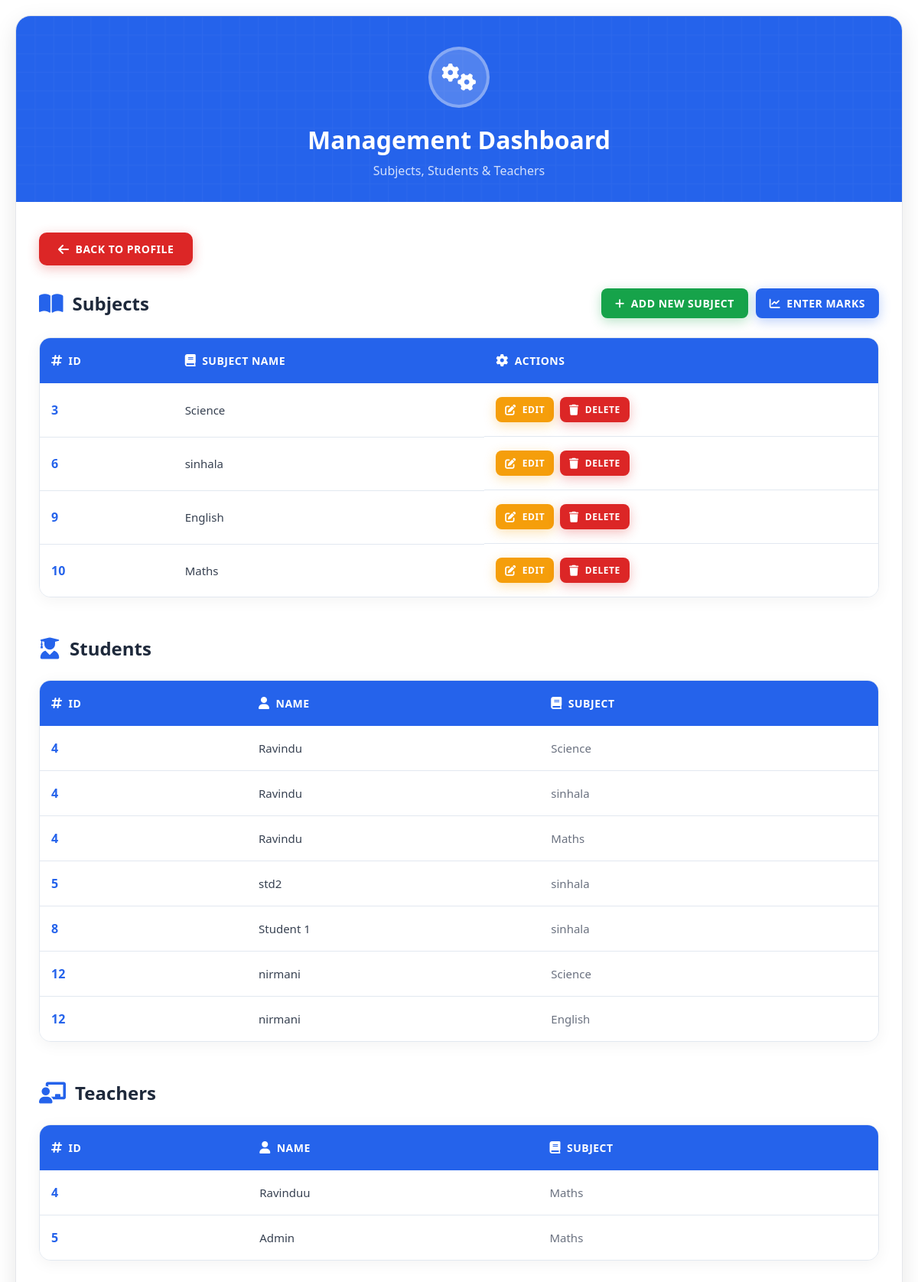
Screenshot of /subject_management/subject_list.php (signed in) with the database file from the repository.
### tables this page shows
CREATE TABLE `subjects` (
  `subject_id` int NOT NULL AUTO_INCREMENT,
  `subject_name` varchar(100) NOT NULL,
  PRIMARY KEY (`subject_id`)
);

CREATE TABLE `students` (
  `id` int NOT NULL AUTO_INCREMENT,
  `name` varchar(100) DEFAULT NULL,
  `age` int DEFAULT NULL,
  `grade` varchar(10) DEFAULT NULL,
  `email` varchar(100) DEFAULT NULL,
  PRIMARY KEY (`id`),
  UNIQUE KEY `email` (`email`),
  UNIQUE KEY `email_2` (`email`)
);

CREATE TABLE `teachers` (
  `id` int NOT NULL AUTO_INCREMENT,
  `name` varchar(100) DEFAULT NULL,
  `age` int DEFAULT NULL,
  `subject` varchar(100) DEFAULT NULL,
  `email` varchar(100) DEFAULT NULL,
  `password` varchar(255) DEFAULT NULL,
  `profile_picture` varchar(255) DEFAULT NULL,
  `phone` varchar(15) DEFAULT NULL,
  `address` varchar(255) DEFAULT NULL,
  `bio` text,
  PRIMARY KEY (`id`),
  UNIQUE KEY `email` (`email`)
);

### subject_management/subject_list.php (the view, shortened to what this page needs)
<?php
include '../config/dbConnection.php';
$subjects = $conn->query("SELECT * FROM subjects ORDER BY subject_id ASC");
$students = $conn->query("
    SELECT s.id AS student_id, s.name AS student_name, sub.subject_name
    FROM students s
    LEFT JOIN enrollments e ON s.id = e.student_id
    LEFT JOIN subjects sub ON e.subject_id = sub.subject_id
    ORDER BY s.id ASC
");
$teachers = $conn->query("
    SELECT t.id AS teacher_id, t.name AS teacher_name, sub.subject_name
    FROM teachers t
    LEFT JOIN subjects sub ON t.subject = sub.subject_name
    ORDER BY t.id ASC
");
?>
<!DOCTYPE html>
<html lang="en">
<head>
    <link href="https://cdnjs.cloudflare.com/ajax/libs/font-awesome/6.0.0/css/all.min.css" rel="stylesheet">
</head>
<body>
    <div class="container">
        <div class="header">
            <div class="header-icon">
                <i class="fas fa-cogs"></i>
            </div>
            <h1 class="header-title">Management Dashboard</h1>
            <p class="header-subtitle">Subjects, Students & Teachers</p>
        </div>
        <div class="content">
            <a href="../teacher_management/teachers_profile.php" class="back-btn">
                <i class="fas fa-arrow-left"></i>
                Back to Profile
            </a>
            <div class="section">
                <div class="section-header">
                    <h2 class="section-title"><i class="fas fa-book-open"></i> Subjects</h2>
                    <?php if ($_SESSION['role'] === 'teacher'): ?>
                    <div class="action-buttons">
                        <a href="add_subject.php" class="btn btn-add"><i class="fas fa-plus"></i> Add New Subject</a>
                        <a href="../marks_management/marks.php" class="btn btn-marks"><i class="fas fa-chart-line"></i> Enter Marks</a>
                    </div>
                    <?php endif; ?>
                </div>
                <?php if ($subjects->num_rows > 0): ?>
                <div class="table-container">
                    <table>
                        <thead>
                            <tr>
                                <th><i class="fas fa-hashtag"></i>ID</th>
                                <th><i class="fas fa-book"></i>Subject Name</th>
                                <?php if ($_SESSION['role'] === 'teacher') echo '<th><i class="fas fa-cog"></i>Actions</th>'; ?>
                            </tr>
                        </thead>
                        <tbody>
                            <?php while ($row = $subjects->fetch_assoc()): ?>
                            <tr>
                                <td class="id-cell"><?php echo $row['subject_id']; ?></td>
                                <td class="name-cell"><?php echo htmlspecialchars($row['subject_name']); ?></td>
                                <?php if ($_SESSION['role'] === 'teacher'): ?>
                                <td class="actions-cell">
                                    <a href="edit_subject.php?id=<?php echo $row['subject_id']; ?>" class="btn btn-edit"><i class="fas fa-edit"></i> Edit</a>
                                    <a href="subject_list.php?delete_id=<?php echo $row['subject_id']; ?>" class="btn btn-delete" onclick="return confirm('Are you sure you want to delete this subject?');"><i class="fas fa-trash"></i> Delete</a>
                                </td>
                                <?php endif; ?>
                            </tr>
                            <?php endwhile; ?>
                        </tbody>
                    </table>
                </div>
                <?php endif; ?>
            </div>
            <div class="section">
                <div class="section-header">
                    <h2 class="section-title"><i class="fas fa-user-graduate"></i> Students</h2>
                </div>
                <?php if ($students->num_rows > 0): ?>
                <div class="table-container">
                    <table>
                        <thead>
                            <tr>
                                <th><i class="fas fa-hashtag"></i>ID</th>
                                <th><i class="fas fa-user"></i>Name</th>
                                <th><i class="fas fa-book"></i>Subject</th>
                            </tr>
                        </thead>
                        <tbody>
                            <?php while ($row = $students->fetch_assoc()): ?>
                            <tr>
                                <td class="id-cell"><?php echo $row['student_id']; ?></td>
                                <td class="name-cell"><?php echo htmlspecialchars($row['student_name']); ?></td>
                                <td class="subject-cell"><?php echo htmlspecialchars($row['subject_name'] ?? 'Not Enrolled'); ?></td>
                            </tr>
                            <?php endwhile; ?>
                        </tbody>
                    </table>
                </div>
                <?php endif; ?>
            </div>
            <div class="section">
                <div class="section-header">
                    <h2 class="section-title"><i class="fas fa-chalkboard-teacher"></i> Teachers</h2>
                </div>
                <?php if ($teachers->num_rows > 0): ?>
                <div class="table-container">
                    <table>
                        <thead>
                            <tr>
                                <th><i class="fas fa-hashtag"></i>ID</th>
                                <th><i class="fas fa-user"></i>Name</th>
                                <th><i class="fas fa-book"></i>Subject</th>
                            </tr>
                        </thead>
                        <tbody>
                            <?php while ($row = $teachers->fetch_assoc()): ?>
                            <tr>
                                <td class="id-cell"><?php echo $row['teacher_id']; ?></td>
                                <td class="name-cell"><?php echo htmlspecialchars($row['teacher_name']); ?></td>
                                <td class="subject-cell"><?php echo htmlspecialchars($row['subject_name'] ?? 'No Subject Assigned'); ?></td>
                            </tr>
                            <?php endwhile; ?>
                        </tbody>
                    </table>
                </div>
                <?php endif; ?>
            </div>
        </div>
    </div>
</body>
</html>

### subject_management/subject_list.php (style rules this page uses)
* { margin:0; padding:0; box-sizing:border-box; }
body { font-family: 'Segoe UI', Tahoma, Geneva, Verdana, sans-serif; background:#ffffff; min-height:100vh; padding:20px; }
.container { max-width:1200px; margin:0 auto; background:white; border-radius:20px; box-shadow:0 10px 30px rgba(0,0,0,0.1); border:1px solid #e5e7eb; overflow:hidden; position:relative; animation:fadeInUp 0.6s ease-out; }
.header { background:#2563eb; padding:40px 30px 30px; text-align:center; position:relative; }
.header::before { content:''; position:absolute; top:0; left:0; right:0; bottom:0; opacity:0.3; }
.header-icon { width:80px; height:80px; background:rgba(255,255,255,0.2); border-radius:50%; display:flex; align-items:center; justify-content:center; margin:0 auto 20px; position:relative; z-index:1; border:4px solid rgba(255,255,255,0.3); }
.header-icon i { font-size:36px; color:white; }
.header-title { color:white; font-size:32px; font-weight:600; margin-bottom:8px; position:relative; z-index:1; }
.header-subtitle { color:rgba(255,255,255,0.8); font-size:16px; position:relative; z-index:1; }
.content { padding:40px 30px; }
.section { margin-bottom:50px; animation:slideInLeft 0.5s ease-out; animation-fill-mode:both; }
.section:nth-child(2) { animation-delay:0.3s; }
.section:nth-child(3) { animation-delay:0.5s; }
.section-header { display:flex; align-items:center; justify-content:space-between; margin-bottom:25px; flex-wrap:wrap; gap:15px; }
.section-title { font-size:24px; font-weight:600; color:#1e293b; display:flex; align-items:center; }
.section-title i { margin-right:12px; color:#2563eb; font-size:28px; }
.action-buttons { display:flex; gap:10px; flex-wrap:wrap; }
.btn { display:inline-flex; align-items:center; padding:10px 18px; border-radius:8px; text-decoration:none; font-weight:600; font-size:14px; text-transform:uppercase; letter-spacing:0.5px; transition:all 0.3s ease; position:relative; overflow:hidden; }
.btn i { margin-right:8px; font-size:14px; }
.btn-add { background:#16a34a; color:white; box-shadow:0 4px 15px rgba(22,163,74,0.3); }
.btn-marks { background:#2563eb; color:white; box-shadow:0 4px 15px rgba(37,99,235,0.3); }
.btn-edit { background:#f59e0b; color:white; box-shadow:0 4px 15px rgba(245,158,11,0.3); padding:8px 12px; font-size:12px; }
.btn-delete { background:#dc2626; color:white; box-shadow:0 4px 15px rgba(220,38,38,0.3); padding:8px 12px; font-size:12px; }
.btn::before { content:''; position:absolute; top:0; left:-100%; width:100%; height:100%; background:linear-gradient(90deg, transparent, rgba(255,255,255,0.2), transparent); transition:left 0.6s ease; }
.back-btn { display:inline-flex; align-items:center; padding:12px 25px; background:#dc2626; color:white; text-decoration:none; border-radius:10px; font-weight:600; font-size:14px; text-transform:uppercase; letter-spacing:0.5px; transition:all 0.3s ease; box-shadow:0 4px 15px rgba(220,38,38,0.3); margin-bottom:30px; }
.back-btn i { margin-right:8px; font-size:16px; }
.table-container { background:#f8fafc; border-radius:15px; overflow:hidden; box-shadow:0 4px 20px rgba(0,0,0,0.05); border:1px solid #e2e8f0; }
table { width:100%; border-collapse:collapse; }
th { background:#2563eb; color:white; padding:20px 15px; text-align:left; font-weight:600; font-size:14px; text-transform:uppercase; letter-spacing:0.5px; border:none; }
th i { margin-right:8px; font-size:16px; }
td { padding:18px 15px; border-bottom:1px solid #e2e8f0; background:white; transition:all 0.3s ease; font-size:15px; color:#1e293b; }
tr:last-child td { border-bottom:none; }
.id-cell { font-weight:600; color:#2563eb; font-size:16px; }
.name-cell { font-weight:500; color:#374151; }
.subject-cell { font-weight:400; color:#6b7280; }
.actions-cell { display:flex; gap:8px; align-items:center; }
tr { animation:fadeInRow 0.3s ease-out; animation-fill-mode:both; }
tr:nth-child(1) { animation-delay:0.1s; }
tr:nth-child(2) { animation-delay:0.2s; }
tr:nth-child(3) { animation-delay:0.3s; }
tr:nth-child(4) { animation-delay:0.4s; }
tr:nth-child(5) { animation-delay:0.5s; }

### rows the page displays
subjects: subject_id "3", subject_name "Science"
subjects: subject_id "6", subject_name "sinhala"
subjects: subject_id "9", subject_name "English"
subjects: subject_id "10", subject_name "Maths"
students: id "4", name "Ravindu", subjects.subject_name "Science", subjects.subject_name "sinhala", subjects.subject_name "Maths"
students: id "5", name "std2", subjects.subject_name "sinhala"
students: id "8", name "Student 1", subjects.subject_name "sinhala"
students: id "12", name "nirmani", subjects.subject_name "Science", subjects.subject_name "English"
teachers: id "4", name "Ravinduu", subjects.subject_name "Maths"
teachers: id "5", name "Admin", subjects.subject_name "Maths"
